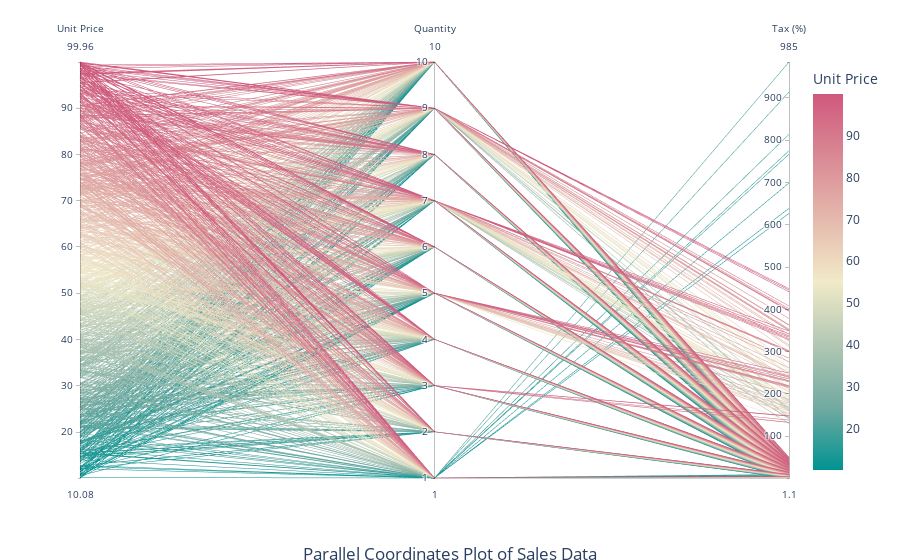

The cell this chart's notebook holds for it:
### Markdown cell above
## Parallel Coordinates Plot

### Code cell
import plotly.express as px

fig = px.parallel_coordinates(
    df,  # Data source
    dimensions=["Unit price", "Quantity", "Tax 5%"],  # Selected numerical features for axes
    color="Unit price",  # Color mapping based on Unit Price
    color_continuous_scale=px.colors.diverging.Tealrose,  # Color scale for better contrast
    labels={"Unit price": "Unit Price", "Quantity": "Quantity", "Tax 5%": "Tax (%)"}  # Custom axis labels
)

fig.update_layout(
    title={
        "text": "Parallel Coordinates Plot of Sales Data",
        "y": 0,  # Position title at the bottom
        "x": 0.5,
        "xanchor": "center",
        "yanchor": "bottom"
    }
)

fig.show()  # Display the plot

### Figure 1 — Plotly figure (JSON) as saved in the notebook; plotly's stock layout.template omitted (floating-point values rounded to 4 significant figures; data arrays with more than 128 entries replaced by an {"elided": "..."} marker saying what was removed)
{"data": [{"dimensions": [{"label": "Unit Price", "values": {"elided": "1000 float values"}}, {"label": "Quantity", "values": {"elided": "1000 int values"}}, {"label": "Tax (%)", "values": {"elided": "1000 float values"}}], "domain": {"x": [0, 1], "y": [0, 1]}, "line": {"color": {"elided": "1000 float values"}, "coloraxis": "coloraxis"}, "name": "", "type": "parcoords"}], "layout": {"autosize": true, "coloraxis": {"colorbar": {"title": {"text": "Unit Price"}}, "colorscale": [[0, "rgb(0, 147, 146)"], [0.1667, "rgb(114, 170, 161)"], [0.3333, "rgb(177, 199, 179)"], [0.5, "rgb(241, 234, 200)"], [0.6667, "rgb(229, 185, 173)"], [0.8333, "rgb(217, 137, 148)"], [1, "rgb(208, 88, 126)"]]}, "legend": {"tracegroupgap": 0}, "margin": {"t": 60}, "title": {"text": "Parallel Coordinates Plot of Sales Data", "x": 0.5, "xanchor": "center", "y": 0, "yanchor": "bottom"}}}
